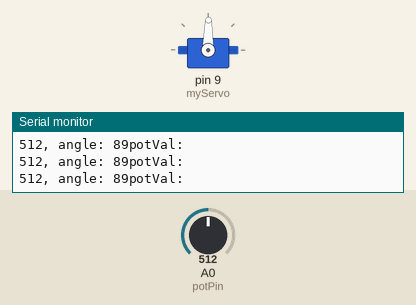
This sketch was run on a simulated Arduino Uno, built with avr-gcc and run on an emulated ATmega328P. Shown: servo, the last lines printed to the serial monitor. The test bench sets the inputs (shaded band); at power-on: A0 (potPin) = 512.

Above: at 1.2 s.
1.3 s: A0 (potPin) set to 557
At 2.4 s:
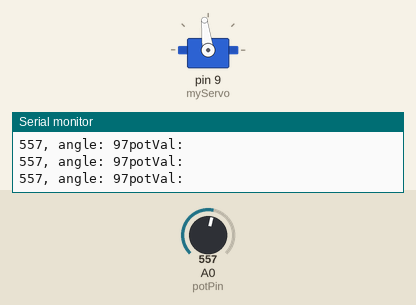
4.3 s: A0 (potPin) set to 578
At 5.5 s:
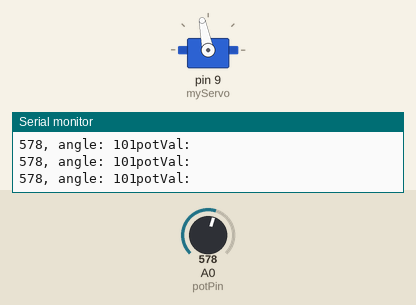
5.8 s: A0 (potPin) set to 306
At 7.0 s:
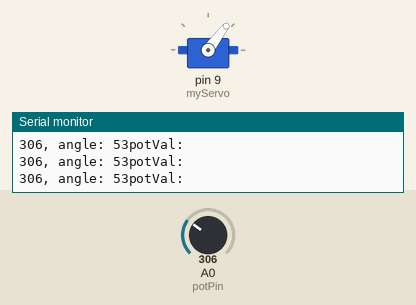
7.3 s: A0 (potPin) set to 109
At 8.2 s:
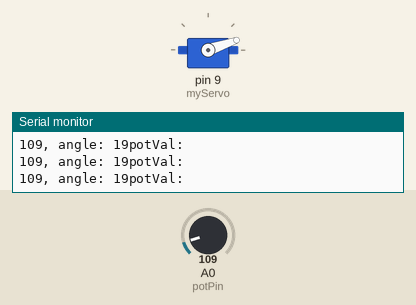
8.8 s: A0 (potPin) set to 92
At 9.3 s:
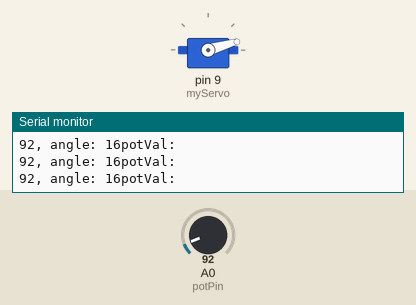
10.3 s: A0 (potPin) set to 122
At 11.0 s:
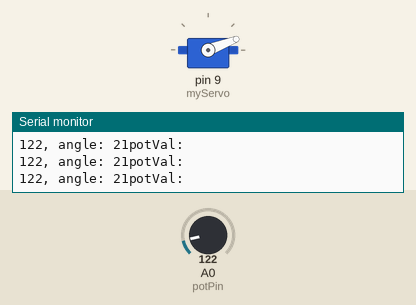
Timing chart, 0 to 12.8 s (numbered marks = the images above; inputs shaded):
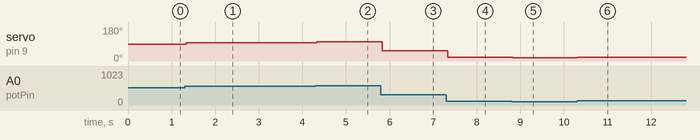

The sketch:

MovingServo.ino
```cpp
#include <Servo.h>
Servo myServo;

int const potPin = A0;
int potVal;
int angle;

void setup() {
  myServo.attach(9);

  Serial.begin(9600);
}

void loop() {
  potVal = analogRead(potPin);
  Serial.println("potVal: ");
  Serial.print(potVal);

  angle = map(potVal, 0, 1023, 0, 179);
  Serial.print(", angle: ");
  Serial.print(angle);

  myServo.write(angle);
  delay(15);

}
```

Measured:
- after the input at 1.3 s, servo on pin 9 (myServo): 89° → 97° at once
- after the input at 4.3 s, servo on pin 9 (myServo): 97° → 101° at once
- after the input at 5.8 s, servo on pin 9 (myServo): 101° → 53° at once
- after the input at 7.3 s, servo on pin 9 (myServo): 53° → 19° at once
- after the input at 8.8 s, servo on pin 9 (myServo): 19° → 16° at once
- after the input at 10.3 s, servo on pin 9 (myServo): 16° → 21° at once
